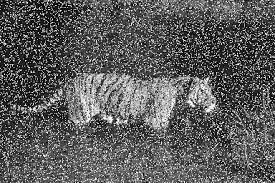
#> input picture exercise 3/4.jpg, 275 x 183 px
$ python 2.new.py
#> lines starting #> are read from the running program, lines starting #| are printed output that depends on the picture

import cv2
import numpy as np
import matplotlib.pyplot as plt

#Read images
img1 = cv2.imread("4.jpg",0)
#> img1 is the input picture: shape (183, 275); min 0, max 255, mean 92.5
img2 = cv2.imread("6.jpg",0)
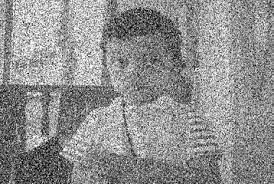
#> input picture exercise 3/6.jpg, 274 x 184 px
#> img2 is the input picture: shape (184, 274); min 0, max 255, mean 142.5
img3 = cv2.imread("7.png",0)
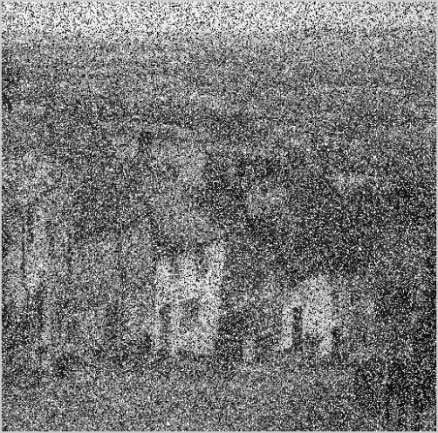
#> input picture exercise 3/7.png, 438 x 433 px
#> img3 is the input picture: shape (433, 438); min 0, max 255, mean 118.7

def median_filter(image, ksize):
    #Create a new image of the same size as the input image
#> called with ksize = 3
    filtered_img = np.zeros_like(image)
    #Apply Zero Padding
    padded_img = np.pad(image, ksize//2, mode='constant')
    #Loop over the image pixels
    for i in range(image.shape[0]):
        for j in range(image.shape[1]):
          #Get the neighboring pixels
            neighbors = padded_img[i:i+ksize, j:j+ksize]
          #Find the median value
            median = np.median(neighbors)
          #Assign the median value to the filtered image
            filtered_img[i,j] = median
    return filtered_img

#Apply median filter to images
median1_3x3 = median_filter(img1, 3)
median1_5x5 = median_filter(img1, 5)
median1_9x9 = median_filter(img1, 9)
#> call 3 of median_filter, with ksize = 9
#> after the loop in median_filter (call 3), `for i in range(image.shape[0]):`:
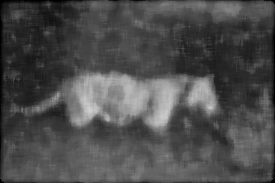
#> filtered_img: shape (183, 275); min 0, max 208, mean 76.8

median2_3x3 = median_filter(img2, 3)
median2_5x5 = median_filter(img2, 5)
median2_9x9 = median_filter(img2, 9)
#> after the loop in median_filter (call 6), `for i in range(image.shape[0]):`:
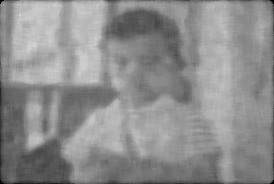
#> filtered_img: shape (184, 274); min 0, max 215, mean 141.5

median3_3x3 = median_filter(img3, 3)
median3_5x5 = median_filter(img3, 5)
#> in median_filter (call 8), `padded_img = np.pad(image, ksize//2, mode='constant')`:
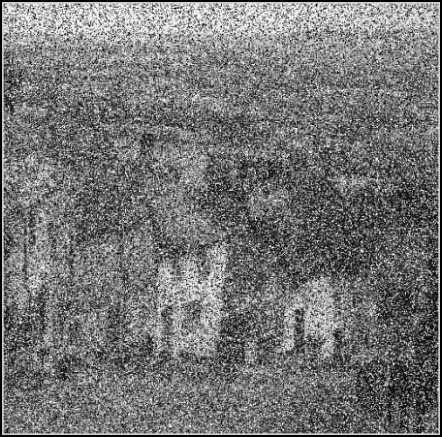
#> padded_img: shape (437, 442); min 0, max 255, mean 116.6
median3_9x9 = median_filter(img3, 9)
#> in median_filter (call 9), `padded_img = np.pad(image, ksize//2, mode='constant')`:
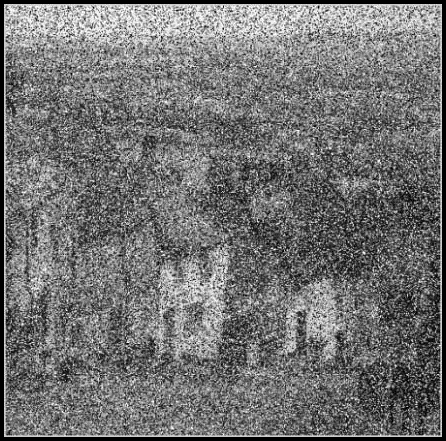
#> padded_img: shape (441, 446); min 0, max 255, mean 114.5
#> after the loop in median_filter (call 9), `for i in range(image.shape[0]):`:
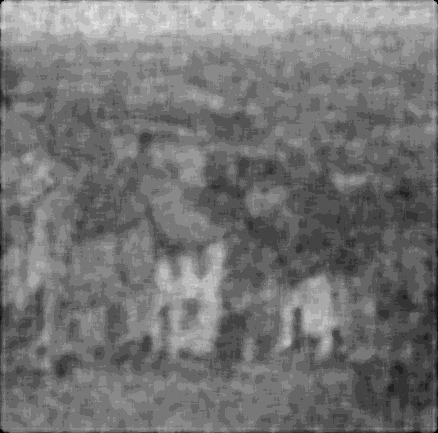
#> filtered_img: shape (433, 438); min 0, max 221, mean 116.1

#Show images
f, subplt1 = plt.subplots(2,2,figsize=(10, 20))
subplt1[0,0].imshow(img1,cmap='gray')
subplt1[0,0].set_title("Noisy Image")
subplt1[0,1].imshow(median1_3x3,cmap='gray')
subplt1[0,1].set_title("Median Filtered 3x3")
subplt1[1,0].imshow(median1_5x5,cmap='gray')
subplt1[1,0].set_title("Median Filtered 5x5")
subplt1[1,1].imshow(median1_9x9,cmap='gray')
subplt1[1,1].set_title("Median Filtered 9x9")

f, subplt2 = plt.subplots(2,2,figsize=(10, 20))
subplt2[0,0].imshow(img2,cmap='gray')
subplt2[0,0].set_title("Noisy Image")
subplt2[0,1].imshow(median2_3x3,cmap='gray')
subplt2[0,1].set_title("Median Filtered 3x3")
subplt2[1,0].imshow(median2_5x5,cmap='gray')
subplt2[1,0].set_title("Median Filtered 5x5")
subplt2[1,1].imshow(median2_9x9,cmap='gray')
subplt2[1,1].set_title("Median Filtered 9x9")

f, subplt3 = plt.subplots(2,2,figsize=(10, 20))
subplt3[0,0].imshow(img3,cmap='gray')
subplt3[0,0].set_title("Noisy Image")
subplt3[0,1].imshow(median3_3x3,cmap='gray')
subplt3[0,1].set_title("Median Filtered 3x3")
subplt3[1,0].imshow(median3_5x5,cmap='gray')
subplt3[1,0].set_title("Median Filtered 5x5")
subplt3[1,1].imshow(median3_9x9,cmap='gray')
subplt3[1,1].set_title("Median Filtered 9x9")

plt.show()
